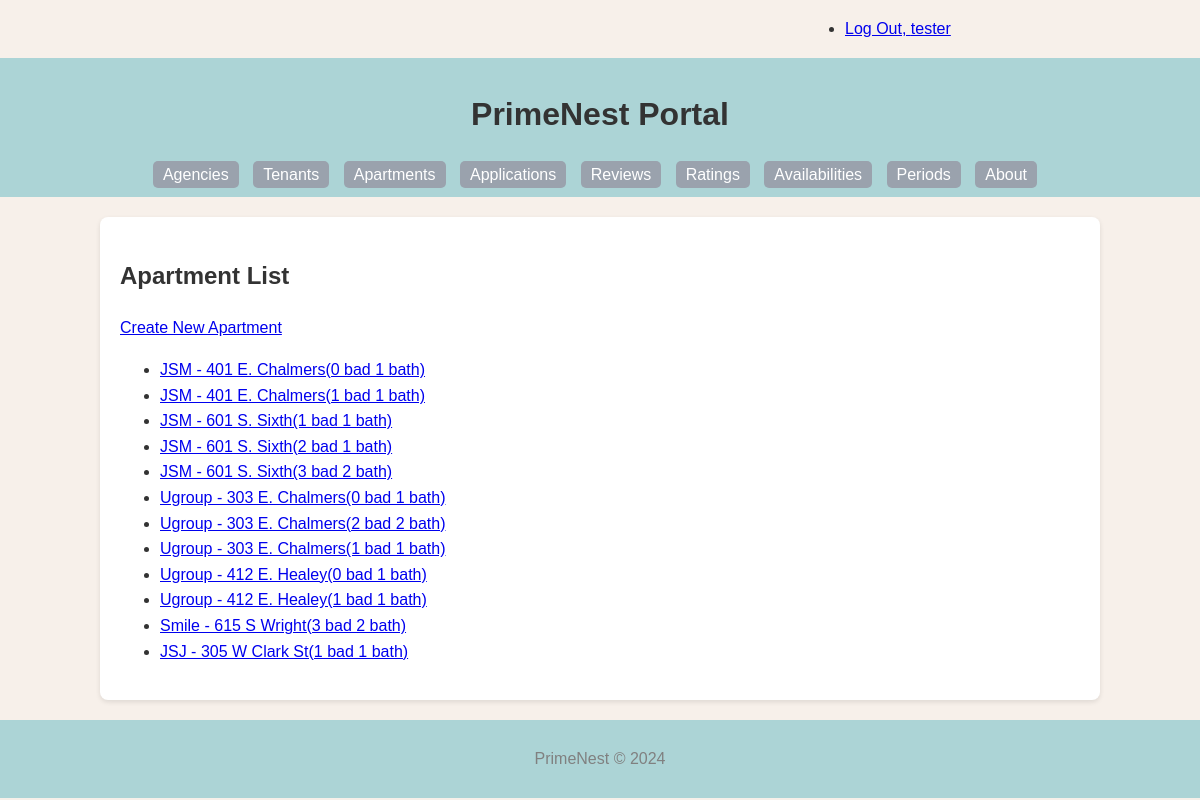
The app's page /apartment/ (signed in) with its own data.
### PrimeNest/models.py (models this page shows, shortened)
class Apartment(models.Model):
    apt_id = models.AutoField(primary_key=True)
    address = models.CharField(max_length=255, blank=True)
    bedroom = models.IntegerField(blank=True, null=True)
    bathroom = models.IntegerField(blank=True, null=True)
    link = models.URLField(blank=True)
    is_studio = models.BooleanField(default=False)
    description = models.TextField(blank=True)
    agency = models.ForeignKey(Agency, related_name='apartments', on_delete=models.CASCADE)
    def __str__(self):
        return '%s - %s(%s bad %s bath)' % (self.agency, self.address, self.bedroom, self.bathroom)
    def get_absolute_url(self):
        return reverse('primenest_apartment_detail_urlpattern',
                       kwargs={'pk': self.pk}
                       )
    class Meta:
        verbose_name = _("Apartment")
        verbose_name_plural = _("Apartments")
        ordering = ['apt_id']

class Agency(models.Model):
    agency_id = models.AutoField(primary_key=True)
    agency_name = models.CharField(max_length=255)
    disambiguator = models.CharField(max_length=255, blank=True, default='')
    contact = models.CharField(max_length=255, blank=True)
    address = models.CharField(max_length=255, blank=True)
    def __str__(self):
        if self.disambiguator == '':
            result = '%s' % self.agency_name
        else:
            result = '%s (%s)' % (self.agency_name, self.disambiguator)
        return result
    class Meta:
        verbose_name = _("Agency")
        verbose_name_plural = _("Agencies")
        ordering = ['agency_name', 'disambiguator']
        constraints = [
            models.UniqueConstraint(fields=['agency_name', 'disambiguator'], name='unique_agency')
        ]

### PrimeNest/views.py (the view)
class ApartmentList(LoginRequiredMixin, PermissionRequiredMixin, PageLinksMixin, ListView):
    paginate_by = 25
    model = Apartment
    permission_required = 'PrimeNest.view_apartment'

### PrimeNest/utils.py (called while the page is built)
    def first_page(self, page):
        if page.number > 1:
            return self._page_urls(1)
        return None

    def previous_page(self, page):
        if (page.has_previous()
                and page.number > 2):
            return self._page_urls(
                page.previous_page_number())
        return None

    def next_page(self, page):
        last_page = page.paginator.num_pages
        if (page.has_next()
                and page.number < last_page - 1):
            return self._page_urls(
                page.next_page_number())
        return None

    def last_page(self, page):
        last_page = page.paginator.num_pages
        if page.number < last_page:
            return self._page_urls(last_page)
        return None

    def get_context_data(self, **kwargs):
        context = super().get_context_data(
            **kwargs)
        page = context.get('page_obj')
        if page is not None:
            context.update({
                'first_page_url':
                    self.first_page(page),
                'previous_page_url':
                    self.previous_page(page),
                'next_page_url':
                    self.next_page(page),
                'last_page_url':
                    self.last_page(page),
            })
        return context

### PrimeNest/templates/PrimeNest/apartment_list.html (shortened to what this page needs)
{% extends 'PrimeNest/base.html' %}
{% block content %}
    <h2>Apartment List</h2>
    {% if perms.PrimeNest.add_apartment %}
        <div>
            <a href="{% url 'primenest_apartment_create_urlpattern' %}" class="button button-primary">
                Create New Apartment
            </a>
        </div>
    {% endif %}
    <ul>
        {% for apartment in apartment_list %}
            <li>
                <a href="{{ apartment.get_absolute_url }}">{{ apartment }}</a>
            </li>
        {% empty %}
            <li><em>There are currently no apartments available.</em></li>
        {% endfor %}
    </ul>
{% endblock %}

### PrimeNest/templates/PrimeNest/base.html (shortened to what this page needs)
{% load static %}
<!DOCTYPE html>
<html lang="en">
<head>
    <link rel="stylesheet" href="{% static 'PrimeNest/style.css' %}">
</head>
<body>
    <div class="status row">
        <div class="offset-by-eight four columns">
            <ul class="inline">
                {% if user.is_authenticated %}
                    <li><a href="{% url 'logout_urlpattern' %}">
                        Log Out, {{ user.get_username }}</a></li>
                {% else %}
                    <li><a href="{% url 'login_urlpattern' %}">
                        Log In</a></li>
                {% endif %}
            </ul>
        </div>
    </div>
    <header>
        <h1>PrimeNest Portal</h1>
        <nav>
            <ul>
                <li><a href="{% url 'primenest_agency_list_urlpattern' %}">Agencies</a></li>
                <li><a href="{% url 'primenest_tenant_list_urlpattern' %}">Tenants</a></li>
                <li><a href="{% url 'primenest_apartment_list_urlpattern' %}">Apartments</a></li>
                <li><a href="{% url 'primenest_application_list_urlpattern' %}">Applications</a></li>
                <li><a href="{% url 'primenest_review_list_urlpattern' %}">Reviews</a></li>
                <li><a href="{% url 'primenest_rating_list_urlpattern' %}">Ratings</a></li>
                <li><a href="{% url 'primenest_availability_list_urlpattern' %}">Availabilities</a></li>
                <li><a href="{% url 'primenest_period_list_urlpattern' %}">Periods</a></li>
                <li><a href="{% url 'about_urlpattern' %}">About</a></li>
            </ul>
        </nav>
    </header>
    <main>
        {% block content %}
        {% endblock %}
    </main>
    <footer>
        <p>PrimeNest © 2024</p>
    </footer>
</body>
</html>

### PrimeNest/static/PrimeNest/style.css (style rules this page uses)
body { font-family: Arial, sans-serif; line-height: 1.6; margin: 0; padding: 0; background: #F7F0EA; color: #333; }
header { background: #ACD4D6; color: #fff; padding: 10px 0; text-align: center; }
nav ul { list-style: none; padding: 0; margin: 0; }
nav ul li { display: inline; margin-right: 10px; }
nav ul li a { color: white; text-decoration: none; padding: 5px 10px; background-color: #9AA2AD; border-radius: 5px; }
main { padding: 20px; background: white; width: 80%; margin: 20px auto; box-shadow: 0 2px 5px rgba(0,0,0,0.1); border-radius: 8px; }
footer { text-align: center; padding: 10px 0; background: #ACD4D6; color: gray; }
h1, h2 { color: #333; }
.row { display: flex; flex-wrap: wrap; margin-right: -15px; margin-left: -15px; }
.four.columns { flex: 0 0 33.33333%; max-width: 33.33333%; }
.offset-by-eight { margin-left: 66.66667%; }

### records on screen
Apartment: agency+address+bedroom "JSM - 401 E. Chalmers(0 bad 1 bath)"
Apartment: agency+address+bedroom "JSM - 401 E. Chalmers(1 bad 1 bath)"
Apartment: agency+address+bedroom "JSM - 601 S. Sixth(1 bad 1 bath)"
Apartment: agency+address+bedroom "JSM - 601 S. Sixth(2 bad 1 bath)"
Apartment: agency+address+bedroom "JSM - 601 S. Sixth(3 bad 2 bath)"
Apartment: agency+address+bedroom "Ugroup - 303 E. Chalmers(0 bad 1 bath)"
Apartment: agency+address+bedroom "Ugroup - 303 E. Chalmers(2 bad 2 bath)"
Apartment: agency+address+bedroom "Ugroup - 303 E. Chalmers(1 bad 1 bath)"
Apartment: agency+address+bedroom "Ugroup - 412 E. Healey(0 bad 1 bath)"
Apartment: agency+address+bedroom "Ugroup - 412 E. Healey(1 bad 1 bath)"
Apartment: agency+address+bedroom "Smile - 615 S Wright(3 bad 2 bath)"
Apartment: agency+address+bedroom "JSJ - 305 W Clark St(1 bad 1 bath)"

### other values on screen
{{ user.get_username }} "tester"
